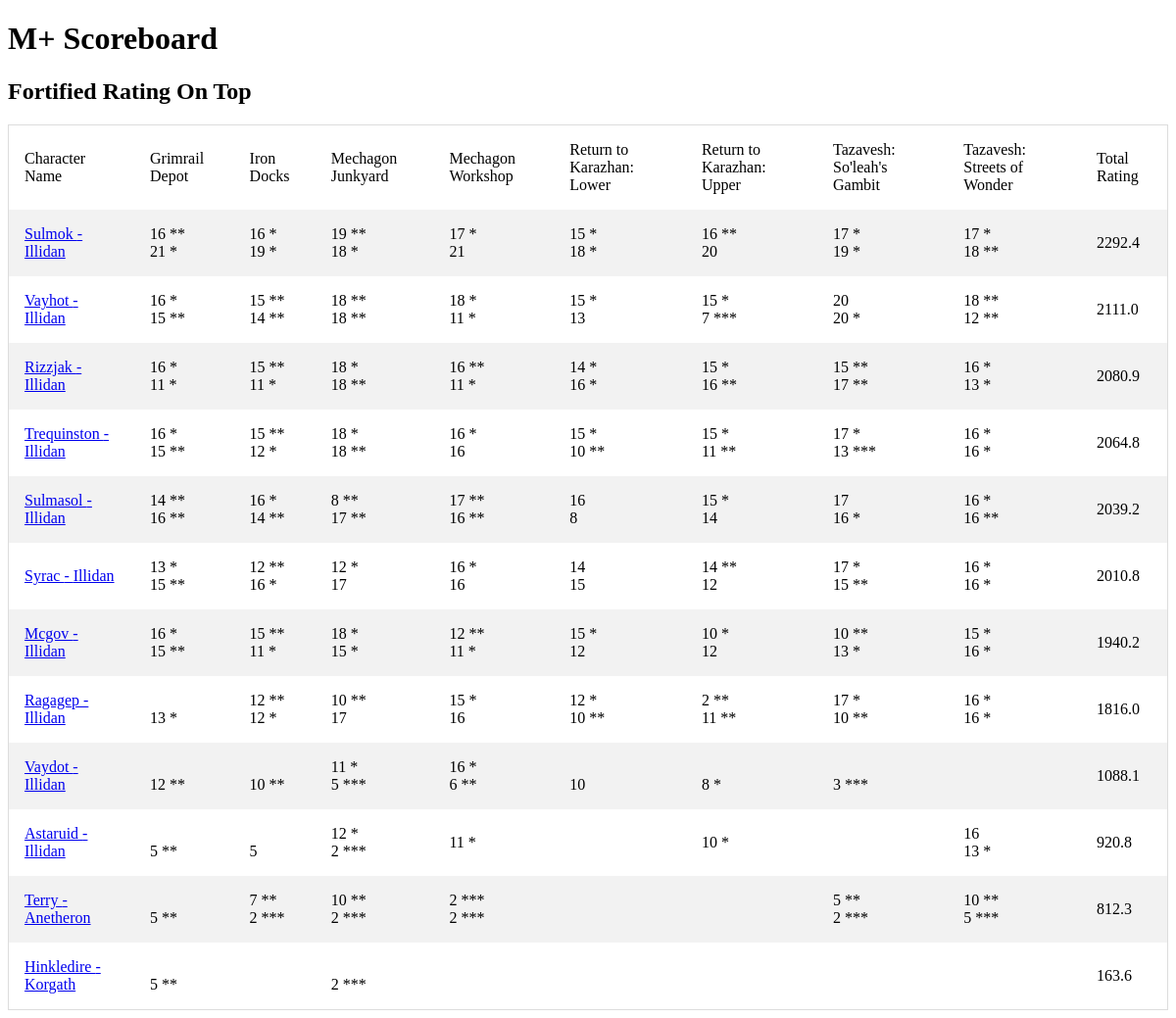
The page / on the database its author committed.
### tables this page shows
CREATE TABLE "season_best_pivot" (
"name" TEXT,
  "realm" TEXT,
  "region" TEXT,
  "Grimrail Depot Fortified" TEXT,
  "Grimrail Depot Tyrannical" TEXT,
  "Iron Docks Fortified" TEXT,
  "Iron Docks Tyrannical" TEXT,
  "Mechagon Junkyard Fortified" TEXT,
  "Mechagon Junkyard Tyrannical" TEXT,
  "Mechagon Workshop Fortified" TEXT,
  "Mechagon Workshop Tyrannical" TEXT,
  "Return to Karazhan: Lower Fortified" TEXT,
  "Return to Karazhan: Lower Tyrannical" TEXT,
  "Return to Karazhan: Upper Fortified" TEXT,
  "Return to Karazhan: Upper Tyrannical" TEXT,
  "Tazavesh: So'leah's Gambit Fortified" TEXT,
  "Tazavesh: So'leah's Gambit Tyrannical" TEXT,
  "Tazavesh: Streets of Wonder Fortified" TEXT,
  "Tazavesh: Streets of Wonder Tyrannical" TEXT,
  "total_rating" REAL
);

### app.py (the view)
@app.route('/')
def index():
    conn = create_connection()
    cursor  = conn.cursor()
    data = cursor.execute('select * from season_best_pivot order by total_rating desc')
    print('hi')
    return render_template('index.html',data=data)

### templates/index.html
<!doctype html>
<link rel="stylesheet" href="{{ url_for('static', filename='style.css') }}">
<html>
<h1>M+ Scoreboard</h1>
<h2>Fortified Rating On Top</h2>
<table>
<tr>
    <td>Character Name</td>
    <td>Grimrail Depot</td>
    <td>Iron Docks</td>
    <td>Mechagon Junkyard</td>
    <td>Mechagon Workshop</td>
    <td>Return to Karazhan: Lower</td>
    <td>Return to Karazhan: Upper</td>
    <td>Tazavesh: So'leah's Gambit</td>
    <td>Tazavesh: Streets of Wonder</td>
    <td>Total Rating</td>
</tr>
{% for data in data %}
<tr>
    <td><a href="{{url_for('character_name',character_name=data['name'],realm=data['realm'],region=data['region'])}}">{{ data['name'] }} - {{data['realm']}}</a></td>
    <td>{{ data['Grimrail Depot Fortified'] }}<br>
        {{ data['Grimrail Depot Tyrannical'] }}</td>
    <td>{{ data['Iron Docks Fortified'] }} <br>
        {{ data['Iron Docks Tyrannical'] }}</td>
    <td>{{ data['Mechagon Junkyard Fortified'] }}<br>
        {{ data['Mechagon Junkyard Tyrannical'] }}</td>
    <td>{{ data['Mechagon Workshop Fortified'] }}<br>
        {{ data['Mechagon Workshop Tyrannical'] }}</td>
    <td>{{ data['Return to Karazhan: Lower Fortified'] }}<br>
        {{ data['Return to Karazhan: Lower Tyrannical'] }}</td>
    <td>{{ data['Return to Karazhan: Upper Fortified'] }}<br>
        {{ data['Return to Karazhan: Upper Tyrannical'] }}</td>
    <td>{{ data['Tazavesh: So\'leah\'s Gambit Fortified'] }}<br>
        {{ data['Tazavesh: So\'leah\'s Gambit Tyrannical'] }}</td>
    <td>{{ data['Tazavesh: Streets of Wonder Fortified'] }}<br>
        {{ data['Tazavesh: Streets of Wonder Tyrannical'] }}</td>
   <td>{{ data['total_rating'] }}</td>
{% endfor %}
</table>
</html>

### static/style.css (style rules this page uses)
table { border-collapse: collapse; border-spacing: 0; width: 100%; border: 1px solid #ddd; }
th, td { text-align: left; padding: 16px; }
tr:nth-child(even) { background-color: #f2f2f2; }

### rows shown on the page
season_best_pivot: name "Sulmok", realm "Illidan", Grimrail Depot Fortified "16 **", Grimrail Depot Tyrannical "21 *", Iron Docks Fortified "16 *", Iron Docks Tyrannical "19 *", Mechagon Junkyard Fortified "19 **", Mechagon Junkyard Tyrannical "18 *", Mechagon Workshop Fortified "17 *", Mechagon Workshop Tyrannical "21", data "15 *", data "18 *", data "16 **", data "20", data "17 *", data "19 *", data "18 **", total_rating "2292.4"
season_best_pivot: name "Vayhot", realm "Illidan", Grimrail Depot Fortified "16 *", Grimrail Depot Tyrannical "15 **", Iron Docks Fortified "15 **", Iron Docks Tyrannical "14 **", Mechagon Junkyard Fortified "18 **", Mechagon Junkyard Tyrannical "18 **", Mechagon Workshop Fortified "18 *", Mechagon Workshop Tyrannical "11 *", data "15 *", data "13", data "7 ***", data "20", data "20 *", data "18 **", data "12 **", total_rating "2111.0"
season_best_pivot: name "Rizzjak", realm "Illidan", Grimrail Depot Fortified "16 *", Grimrail Depot Tyrannical "11 *", Iron Docks Fortified "15 **", Iron Docks Tyrannical "11 *", Mechagon Junkyard Fortified "18 *", Mechagon Junkyard Tyrannical "18 **", Mechagon Workshop Fortified "16 **", Mechagon Workshop Tyrannical "11 *", data "14 *", data "16 *", data "15 *", data "16 **", data "15 **", data "17 **", data "13 *", total_rating "2080.9"
season_best_pivot: name "Trequinston", realm "Illidan", Grimrail Depot Fortified "16 *", Grimrail Depot Tyrannical "15 **", Iron Docks Fortified "15 **", Iron Docks Tyrannical "12 *", Mechagon Junkyard Fortified "18 *", Mechagon Junkyard Tyrannical "18 **", Mechagon Workshop Fortified "16 *", Mechagon Workshop Tyrannical "16", data "15 *", data "10 **", data "11 **", data "17 *", data "13 ***", data "16 *", total_rating "2064.8"
season_best_pivot: name "Sulmasol", realm "Illidan", Grimrail Depot Fortified "14 **", Grimrail Depot Tyrannical "16 **", Iron Docks Fortified "16 *", Iron Docks Tyrannical "14 **", Mechagon Junkyard Fortified "8 **", Mechagon Junkyard Tyrannical "17 **", Mechagon Workshop Fortified "17 **", Mechagon Workshop Tyrannical "16 **", data "16", data "8", data "15 *", data "14", data "17", data "16 *", data "16 **", total_rating "2039.2"
season_best_pivot: name "Syrac", realm "Illidan", Grimrail Depot Fortified "13 *", Grimrail Depot Tyrannical "15 **", Iron Docks Fortified "12 **", Iron Docks Tyrannical "16 *", Mechagon Junkyard Fortified "12 *", Mechagon Junkyard Tyrannical "17", Mechagon Workshop Fortified "16 *", Mechagon Workshop Tyrannical "16", data "14", data "15", data "14 **", data "12", data "17 *", data "15 **", data "16 *", total_rating "2010.8"
season_best_pivot: name "Mcgov", realm "Illidan", Grimrail Depot Fortified "16 *", Grimrail Depot Tyrannical "15 **", Iron Docks Fortified "15 **", Iron Docks Tyrannical "11 *", Mechagon Junkyard Fortified "18 *", Mechagon Junkyard Tyrannical "15 *", Mechagon Workshop Fortified "12 **", Mechagon Workshop Tyrannical "11 *", data "15 *", data "12", data "10 *", data "10 **", data "13 *", data "16 *", total_rating "1940.2"
season_best_pivot: name "Ragagep", realm "Illidan", Grimrail Depot Tyrannical "13 *", Iron Docks Fortified "12 **", Iron Docks Tyrannical "12 *", Mechagon Junkyard Fortified "10 **", Mechagon Junkyard Tyrannical "17", Mechagon Workshop Fortified "15 *", Mechagon Workshop Tyrannical "16", data "12 *", data "10 **", data "2 **", data "11 **", data "17 *", data "16 *", total_rating "1816.0"
season_best_pivot: name "Vaydot", realm "Illidan", Grimrail Depot Tyrannical "12 **", Iron Docks Tyrannical "10 **", Mechagon Junkyard Fortified "11 *", Mechagon Junkyard Tyrannical "5 ***", Mechagon Workshop Fortified "16 *", Mechagon Workshop Tyrannical "6 **", data "10", data "8 *", data "3 ***", total_rating "1088.1"
season_best_pivot: name "Astaruid", realm "Illidan", Grimrail Depot Tyrannical "5 **", Iron Docks Tyrannical "5", Mechagon Junkyard Fortified "12 *", Mechagon Junkyard Tyrannical "2 ***", Mechagon Workshop Fortified "11 *", data "10 *", data "16", data "13 *", total_rating "920.8"
season_best_pivot: name "Terry", realm "Anetheron", Grimrail Depot Tyrannical "5 **", Iron Docks Fortified "7 **", Iron Docks Tyrannical "2 ***", Mechagon Junkyard Fortified "10 **", Mechagon Junkyard Tyrannical "2 ***", Mechagon Workshop Fortified "2 ***", Mechagon Workshop Tyrannical "2 ***", data "5 **", data "2 ***", data "10 **", data "5 ***", total_rating "812.3"
season_best_pivot: name "Hinkledire", realm "Korgath", Grimrail Depot Tyrannical "5 **", Mechagon Junkyard Tyrannical "2 ***", total_rating "163.6"
